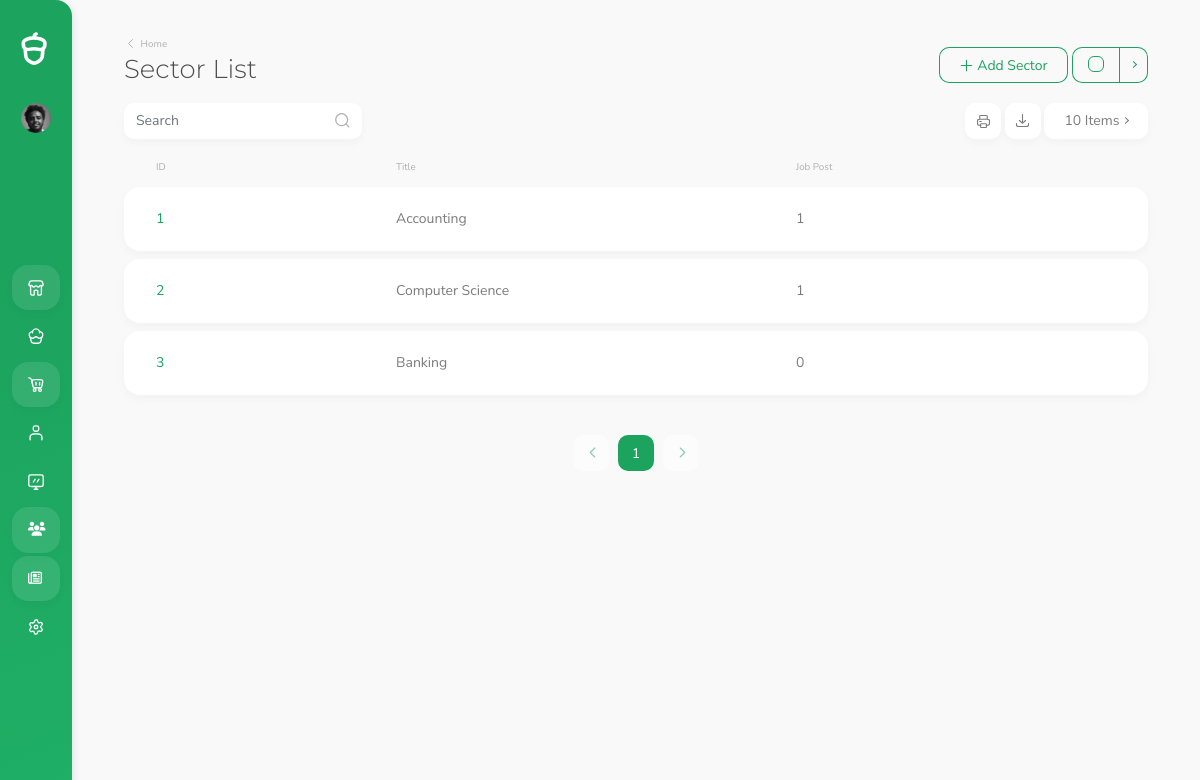
/user-admin/department-admin/ (signed in), run on the app's committed database.
### Account/models.py (models this page shows)
class CustomUser(AbstractUser):
    is_candidate = models.BooleanField(default=False)
    is_interviewer = models.BooleanField(default=False)
    is_admin = models.BooleanField(default=False)
    email = models.EmailField(unique=True)
    photo = models.ImageField(upload_to='Admin/Photo', null=True, blank=True)
    EMAIL_FIELD = 'email'
    USERNAME_FIELD = 'email'
    REQUIRED_FIELDS = ['username', 'first_name', 'last_name']

### Recruitment_System/models.py (models this page shows, shortened)
class Candidate(models.Model):
    user = models.OneToOneField(CustomUser, on_delete=models.SET_NULL, null=True)
    first_name = models.CharField(max_length=20)
    last_name = models.CharField(max_length=20)
    gender = models.CharField(max_length=10, choices=gender_list)
    date_of_birth = models.DateField()
    email = models.EmailField(max_length=40)
    phone1 = PhoneNumberField()
    phone2 = PhoneNumberField(blank = True)
    address = models.CharField(max_length=100)
    linked_in = models.URLField(blank=True, null=True)
    git_hub = models.URLField(blank=True, null=True)
    country = models.CharField(max_length=20)
    city = models.CharField(max_length=20)
    zip_code = models.CharField(max_length=10, blank=True, null=True)
    photo = models.ImageField(upload_to='Candidate/photo', null=True, blank=True)
    resume = models.FileField(upload_to='Candidate/Resume', null=True, blank=True)
    about = models.TextField()
    skill = models.ManyToManyField("Skill", blank=False)
    slug = models.SlugField(unique=True, blank=True,  max_length=200)
    date_created = models.DateField(auto_now_add=True)
    date_modified = models.DateTimeField(auto_now=True)

class Sector(models.Model):
    name = models.CharField(max_length=50, unique=True)
    slug = models.SlugField(unique=True, blank=True,  max_length=200)
    def count_job_post(self) -> int:
        count = Job_Posting.objects.filter(sector_id = self.id).count()
        return count

### Account/decorators.py (the view)
    def wrapper_func(request, *args, **kwargs):
        if request.user.is_superuser or request.user.is_admin:
            return view_func(request, *args, **kwargs)
        else:
            return HttpResponse('You are not authorized to access this content.')

### Recruitment_System/forms.py
class SectorForm(forms.ModelForm):
    class Meta:
        model = Sector
        fields = '__all__'
        widgets = {
            'name' : forms.TextInput(attrs={
                'class' : 'form-control'
            })
        }

### UserAdmin/views.py (called while the page is built, shortened)
@login_required
@admin_user_required
def department(request):
    department = Sector.objects.all()
    form = SectorForm(request.POST or None)
    paginator = Paginator(department,10)
    page_number = request.GET.get('page')
    page = paginator.get_page(page_number)
    context = {
        'departments' : page,
        'form' : form
    }
    return render(request, 'admin-user/department-list.html', context)

### UserAdmin/templates/admin-user/department-list.html (shortened to what this page needs)
{% load static %}
<!DOCTYPE html>
<html lang="en" data-footer="true">
  <head>
    <link
    rel="stylesheet"
    href="https://cdn.jsdelivr.net/gh/habibmhamadi/multi-select-tag/dist/css/multi-select-tag.css"
  />
    {% include 'admin-user/include/head.html'%}
  </head>
  <body>
    <div id="root">
      </div>
        {% include 'admin-user/include/navbar.html'%}
      <main>
        <div class="container">
          <div class="page-title-container">
            <div class="row g-0">
              <div class="col-auto mb-3 mb-md-0 me-auto">
                <div class="w-auto sw-md-30">
                  <a
                    href="{% url 'admin-dashboard'%}"
                    class="muted-link pb-1 d-inline-block breadcrumb-back"
                  >
                    <i data-acorn-icon="chevron-left" data-acorn-size="13"></i>
                    <span class="text-small align-middle">Home</span>
                  </a>
                  <h1 class="mb-0 pb-0 display-4" id="title">Sector List</h1>
                </div>
              </div>
              <div
                class="col-12 col-sm-6 col-md-auto d-flex align-items-end justify-content-end mb-2 mb-sm-0 order-sm-3"
              >
                <button
                  type="button"
                  class="btn btn-outline-primary btn-icon btn-icon-start ms-0 ms-sm-1 w-100 w-md-auto"
                  data-bs-toggle="modal" data-bs-target="#addDepartment"
                >
                  <i data-acorn-icon="plus"></i>
                  <span>Add Sector</span>
                </button>
                <div class="btn-group ms-1 check-all-container-checkbox-click">
                  <div
                    class="btn btn-outline-primary btn-custom-control p-0 ps-3 pe-2"
                    data-target="#checkboxTable"
                  >
                    <span class="form-check float-end">
                      <input
                        type="checkbox"
                        class="form-check-input"
                        id="checkAll"
                      />
                    </span>
                  </div>
                  <button
                    type="button"
                    class="btn btn-outline-primary dropdown-toggle dropdown-toggle-split"
                    data-bs-offset="0,3"
                    data-bs-toggle="dropdown"
                    aria-haspopup="true"
                    aria-expanded="false"
                  ></button>
                </div>
              </div>
            </div>
          </div>
          <div class="row mb-2">
            <div class="col-sm-12 col-md-5 col-lg-3 col-xxl-2 mb-1">
              <div
                class="d-inline-block float-md-start me-1 mb-1 search-input-container w-100 shadow bg-foreground"
              >
                <input class="form-control" placeholder="Search" />
                <span class="search-magnifier-icon">
                  <i data-acorn-icon="search"></i>
                </span>
              </div>
            </div>
            <div class="col-sm-12 col-md-7 col-lg-9 col-xxl-10 text-end mb-1">
              <div class="d-inline-block">
                <button
                  class="btn btn-icon btn-icon-only btn-foreground-alternate shadow"
                  data-bs-toggle="tooltip"
                  data-bs-placement="top"
                  data-bs-delay="0"
                  title="Print"
                  type="button"
                >
                  <i data-acorn-icon="print"></i>
                </button>
                <div class="d-inline-block">
                  <button
                    class="btn p-0"
                    data-bs-toggle="dropdown"
                    type="button"
                    data-bs-offset="0,3"
                  >
                    <span
                      class="btn btn-icon btn-icon-only btn-foreground-alternate shadow dropdown"
                      data-bs-delay="0"
                      data-bs-placement="top"
                      data-bs-toggle="tooltip"
                      title="Export"
                    >
                      <i data-acorn-icon="download"></i>
                    </span>
                  </button>
                </div>
                <div
                  class="dropdown-as-select d-inline-block"
                  data-childselector="span"
                >
                  <button
                    class="btn p-0 shadow"
                    type="button"
                    data-bs-toggle="dropdown"
                    aria-haspopup="true"
                    aria-expanded="false"
                    data-bs-offset="0,3"
                  >
                    <span
                      class="btn btn-foreground-alternate dropdown-toggle"
                      data-bs-toggle="tooltip"
                      data-bs-placement="top"
                      data-bs-delay="0"
                      title="Item Count"
                    >
                    </span>
                  </button>
                </div>
              </div>
            </div>
          </div>
          <div class="row">
            <div class="col-12 mb-5">
              <div class="card mb-2 bg-transparent no-shadow d-none d-lg-block">
                <div class="row g-0 sh-3">
                  <div class="col">
                    <div class="card-body pt-0 pb-0 h-100">
                      <div class="row g-0 h-100 align-content-center">
                        <div
                          class="col-lg-3 d-flex align-items-center mb-2 mb-lg-0 text-muted text-small"
                        >
                          ID
                        </div>
                        <div
                          class="col-lg-5 d-flex align-items-center text-muted text-small"
                        >
                          Title
                        </div>
                        <div
                          class="col-lg-2 d-flex align-items-center text-muted text-small"
                        >
                          Job Post
                        </div>
                      </div>
                    </div>
                  </div>
                </div>
              </div>
              <div id="checkboxTable">
                {% if departments %}
                {% for department in departments %}
                <div class="card mb-2">
                  <div class="card-body pt-0 pb-0 sh-30 sh-lg-8">
                    <div class="row g-0 h-100 align-content-center">
                      <div class="col-11 col-lg-3 d-flex flex-column justify-content-center mb-2 mb-lg-0 order-1 order-lg-1 h-lg-100 position-relative" >
                        <a
                          href="{% url 'department-detail-admin' department.slug %}"
                          class="text-truncate h-100 d-flex align-items-center"
                          >{{department.id}}</a>
                      </div>
                      <div class="col-6 col-lg-5 d-flex flex-column justify-content-center mb-2 mb-lg-0 order-3 order-lg-2">
                        <div class="text-alternate">{{department.name}}</div>
                      </div>
                      <div class="col-6 col-lg-2 d-flex flex-column justify-content-center mb-2 mb-lg-0 order-5 order-lg-3" >
                        <div class="text-alternate">{{department.count_job_post}} </div>
                      </div>
                    </div>
                  </div>
                </div>
                {% endfor %}
                {% endif %}
              </div>
            </div>
          </div>
          <div class="d-flex justify-content-center">
            <nav>
              <ul class="pagination">
            {% if not departments.has_previous %}
              <li class="page-item disabled">
                <a class="page-link shadow" href="#"  tabindex="-1" aria-disabled="true">
                  <i data-acorn-icon="chevron-left"></i>
                </a>
              </li>
            {% endif %}
                <li class="page-item active">
                  <a class="page-link shadow" href="#">{{departments.number}}</a>
                </li>
            {% if not departments.has_next%}
            <li class="page-item disabled">
              <a class="page-link" href="#"  tabindex="-1" aria-disabled="true">
                <i data-acorn-icon="chevron-right"></i>
              </a>
            </li>
            {% endif %}
              </ul>
            </nav>
          </div>
  </body>
</html>

### UserAdmin/templates/admin-user/include/navbar.html (shortened to what this page needs)
{% load static %}
<div id="nav" class="nav-container d-flex">
    <div class="nav-content d-flex">
      <div class="logo position-relative">
        <a href="Dashboard.html">
          <div class="img"></div>
        </a>
      </div>
      <div class="user-container d-flex">
        <a
          href="#"
          class="d-flex user position-relative"
          data-bs-toggle="dropdown"
          aria-haspopup="true"
          aria-expanded="false"
        >
          <img
            class="profile"
            alt="profile"
            src="/media/{{user.candidate.photo}}"
          />
        </a>
      </div>
      <div class="menu-container flex-grow-1">
        <ul id="menu" class="menu">
          <li>
            <a href="{% url 'admin-dashboard'%}">
              <i
                data-acorn-icon="shop"
                class="icon"
                data-acorn-size="18"
              ></i>
            </a>
          </li>
          <li>
            <a href="{%url 'job-list-admin'%}" data-href="product-list">
              <i
                data-acorn-icon="cupcake"
                class="icon"
                data-acorn-size="18"
              ></i>
            </a>
          </li>
          <li>
            <a href="{% url 'department-admin'%}">
              <i
                data-acorn-icon="cart"
                class="icon"
                data-acorn-size="18"
              ></i>
            </a>
          </li>
          <li>
            <a href="{% url 'candidate' %}" data-href="{% url 'candidate' %}">
              <i
                data-acorn-icon="user"
                class="icon"
                data-acorn-size="18"
              ></i>
            </a>
          </li>
          <li>
            <a href="{% url 'applicant'%}" data-href="{% url 'applicant'%}">
              <i
                data-acorn-icon="screen"
                class="icon"
                data-acorn-size="18"
              ></i>
            </a>
          </li>
          <li>
            <a href="{% url 'admin-account-list' %}" data-href="">
              <i class="fa-solid fa-users"></i>
            </a>
        </li>
        <li>
          <a href="{% url 'admin-account-list' %}" data-href="">
            <i class="fa-regular fa-newspaper"></i>
          </a>
      </li>
          <li>
            <a href="Settings.html">
              <i
                data-acorn-icon="gear"
                class="icon"
                data-acorn-size="18"
              ></i>
            </a>
          </li>
        </ul>
      </div>
    </div>
    <div class="nav-shadow"></div>
  </div>

### data on the page
CustomUser: candidate.photo (picture)
Sector: id "1", name "Accounting", count_job_post "1"
Sector: id "2", name "Computer Science", count_job_post "1"
Sector: id "3", name "Banking", count_job_post "0"

### other printed values
{{ departments.number }} "1"
